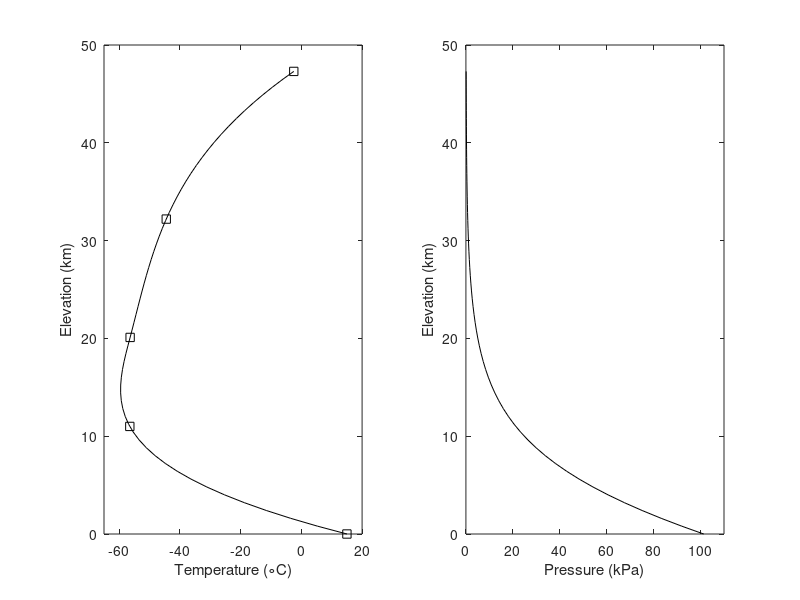

MATLAB code to generate this figure:
% Pressure Distribution in the Sstandard Atmosphere
% Temperature and Pressure Variation as a Function of Altitude

% The Acceleration of Gravity (m/s^2)
g = 9.81;
% Pressure (Pa)
P0 = 101330;
% The Perfect Gas Constant (J/(kg K))
R = 287.13;
% Number of Points
np = 60;
% Temperature (In Celsius)
TC = [15, -56.5, -56.4, -44.5, -2.5];
% The Vertical Cartesian Coordinate (Elevation (m))
z = [0, 11000, 20100, 32200, 47300];
% Generate Linearly Spaced Vectors
zz = linspace(z(1), z(end), np);
% Cubic Spline Data Interpolation
t = spline(z, TC+273.15, zz);
% Create Axes in Tiled Positions
subplot(1, 2, 1)
% 2-D Line Plot
plot(t-273.15, zz/1000, 'k-', TC, z/1000, 'ks')
% Set Axis Limits and Aspect Ratios
axis([-65, 20, 0, 50])
% Temperature Label
xlabel('Temperature (\circC)')
% Elevation Label
ylabel('Elevation (km)')
% Subplot 2
subplot(1, 2, 2)
% Create An Array of All Zeros
P = zeros(np,1);
% The Acceleration of Gravity/The Perfect Gas Constant
gR = g/R;
gg = @(h, z, TC) (1./spline(z, TC+273.15, h));
for k = 1:np
    Intg = quadl(gg, 0.1, zz(k), [], [], z, TC);
    P(k) = P0*exp(-gR*Intg);
end
% Plot 2
plot(P/1000, zz/1000, 'k-')
% Axis 2
axis([0, 110, 0, 50])
% Elevation Label 2
ylabel('Elevation (km)')
% Pressure Label
xlabel('Pressure (kPa)')